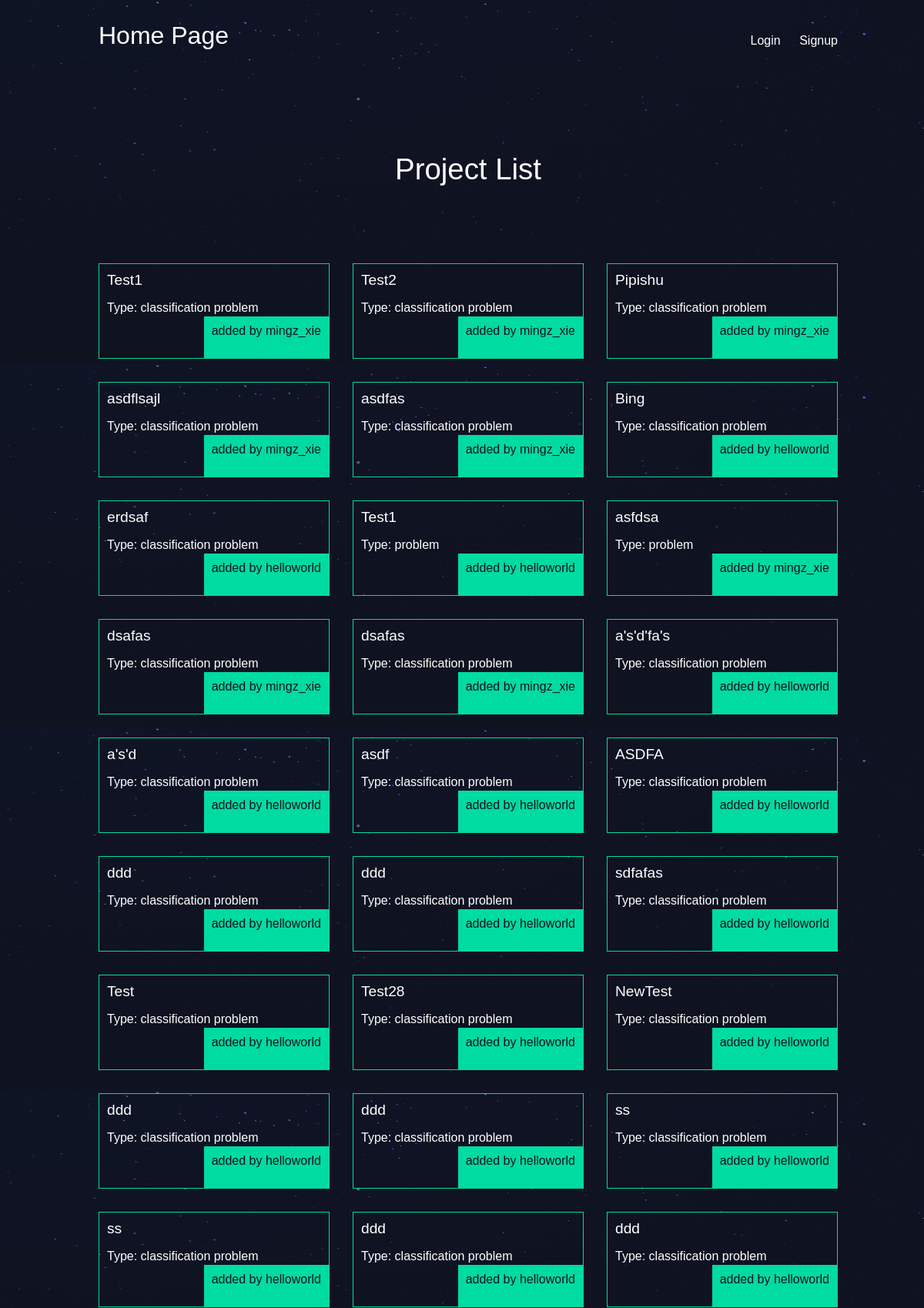
/projects/ (upper part), run on the app's committed database.
### projects/models.py (models this page shows, shortened)
class Project(models.Model):
    title = models.CharField(max_length = 100)
    description = models.TextField(blank=True)
    predict_type = models.CharField(max_length=100,blank=True)
    creator = models.ForeignKey(User, default=None, on_delete=models.CASCADE)
    date = models.DateTimeField(auto_now_add=True) #automatically added when created.
    labeled_data = models.FileField(upload_to='labeled_data')
    attribute_num = models.IntegerField(null=True)
    accurate_list = models.TextField(blank=True)
    accurate_rate = models.CharField(blank=True, max_length = 50)
    mean_squared_error = models.CharField(blank=True, max_length = 50)
    algorithm_selected = models.CharField(blank=True, max_length = 50)
    unlabeled_data = models.CharField(max_length=500)
    predict_result = models.TextField(blank=True)
    comment = models.TextField(blank=True)

### projects/views.py (the view)
# urls.py: path('', project_views.project_list, name='home'),
def project_list(request):
    projects = Project.objects.all().order_by('date')
    return render(request, 'projects/project_list.html',{'projects':projects})

### projects/templates/projects/project_list.html
{% extends 'base_layout.html' %}
{% block content%}
    <h1>Project List</h1>
    <div class="projects">
    {% for project in projects %}
        <div class="project">
            <h2><a href="{% url 'projects:detail' project.id %}">{{ project.title }}</a></h2>
            <p class="type">Type: {{ project.predict_type }} problem</p>
            <pa class="creator">added by {{ project.creator }}</p>
        </div>
    {% endfor %}
    </div>
{% endblock %}

### assets/styles.css (style rules this page uses)
body { background-color: #0f121f; background-image: url(/static/stars.png); background-repeat-y: no-repeat; color: #fff; }
body * { font-family: Arial; }
h1, h2, h3, h4, h5 { font-weight: normal; margin: 0; }
a, a:hover, a:visited { color: #fff; text-decoration: none; }
div.wrapper > h1 { text-align: center; margin: 100px auto; font-size: 2.4em }
.projects { display:grid; grid-template-columns:1fr 1fr 1fr; grid-gap: 30px; }
.project { padding: 10px; border: 1px solid #00dba0; position: relative; padding-bottom: 40px; }
.project h2 { font-size: 1.2em; }
.project .creator { padding: 10px; background: #00dba2; position: absolute; right: 0; bottom: 0; margin: 0; color: #0f121f; }
body { width: 100%; overflow-x: hidden; }

### data on the page
Project: title "Test1", predict_type "classification", creator "mingz_xie"
Project: title "Test2", predict_type "classification", creator "mingz_xie"
Project: title "Pipishu", predict_type "classification", creator "mingz_xie"
Project: title "asdflsajl", predict_type "classification", creator "mingz_xie"
Project: title "asdfas", predict_type "classification", creator "mingz_xie"
Project: title "Bing", predict_type "classification", creator "helloworld"
Project: title "erdsaf", predict_type "classification", creator "helloworld"
Project: title "Test1", creator "helloworld"
Project: title "asfdsa", creator "mingz_xie"
Project: title "dsafas", predict_type "classification", creator "mingz_xie"
Project: title "dsafas", predict_type "classification", creator "mingz_xie"
Project: title "a's'd'fa's", predict_type "classification", creator "helloworld"
Project: title "a's'd", predict_type "classification", creator "helloworld"
Project: title "asdf", predict_type "classification", creator "helloworld"
Project: title "ASDFA", predict_type "classification", creator "helloworld"
Project: title "ddd", predict_type "classification", creator "helloworld"
Project: title "ddd", predict_type "classification", creator "helloworld"
Project: title "sdfafas", predict_type "classification", creator "helloworld"
Project: title "Test", predict_type "classification", creator "helloworld"
Project: title "Test28", predict_type "classification", creator "helloworld"
Project: title "NewTest", predict_type "classification", creator "helloworld"
Project: title "ddd", predict_type "classification", creator "helloworld"
Project: title "ddd", predict_type "classification", creator "helloworld"
Project: title "ss", predict_type "classification", creator "helloworld"
Project: title "ss", predict_type "classification", creator "helloworld"
Project: title "ddd", predict_type "classification", creator "helloworld"
Project: title "ddd", predict_type "classification", creator "helloworld"
